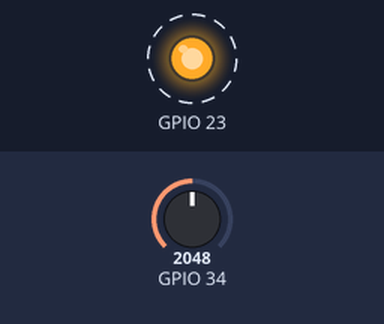
A sketch run on a simulated ESP32. Parts: output pins drawn as LEDs (lit = HIGH). Dashed ring = blinking. The inputs (shaded band) are chosen by the test bench; at power-on: GPIO 34 = 2048. What the sketch prints to the serial monitor is not drawn.

Above: at 0.12 s.
Timing chart, 0 to 3.0 s (numbered marks = the images above):
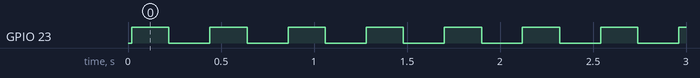

Measured:
- by itself, GPIO 23: alternates HIGH for 0.20 s and LOW for 0.22 s

The sketch:

espAnalogRead.ino
```cpp
void setup() {
  Serial.begin(115200);
  pinMode(23, OUTPUT);
}

void loop() {
  int p = analogRead(34);
  p = map(p, 0, 4096, 100, 0);
  Serial.println(p);
  delay(20);
  digitalWrite(23, HIGH);
  delay(200);
  digitalWrite(23, LOW);
  delay(200);
}
```
